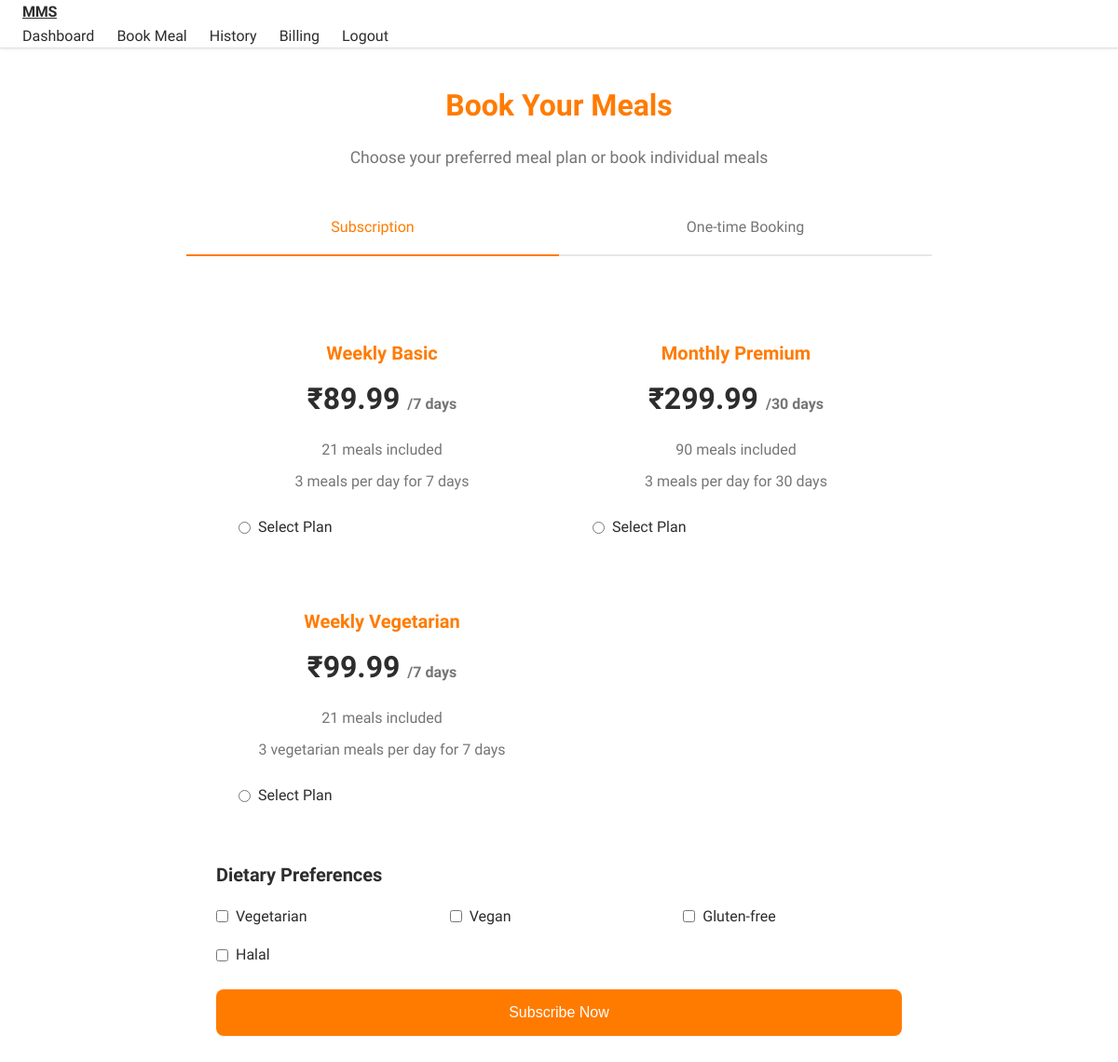
/meal-booking (signed in), run on the app's committed database.
### models.py (models this page shows)
class MealPlan(db.Model):
    __tablename__ = 'meal_plans'
    id = db.Column(db.Integer, primary_key=True)
    name = db.Column(db.String(100), nullable=False)
    description = db.Column(db.Text)
    price = db.Column(db.Float, nullable=False)
    duration = db.Column(db.Integer, nullable=False)  # in days
    meals_included = db.Column(db.Integer, nullable=False)
    created_at = db.Column(db.DateTime, default=datetime.utcnow)
    is_active = db.Column(db.Boolean, default=True)

### routes/main.py (the view)
@main_bp.route('/meal-booking', methods=['GET', 'POST'])
@login_required
def meal_booking():
    if request.method == 'POST':
        booking_type = request.form.get('booking_type')
        if booking_type == 'subscription':
            return handle_subscription_booking()
        else:
            return handle_one_time_booking()
    meal_plans = MealPlan.query.filter_by(is_active=True).all()
    return render_template('main/meal_booking.html', meal_plans=meal_plans)

### app.py (called while the page is built)
@login_manager.user_loader
def load_user(user_id):
    return User.query.get(int(user_id))

@app.before_request
def before_request():
    if current_user.is_authenticated:
        current_user.last_login = datetime.utcnow()
        db.session.commit()

### templates/main/meal_booking.html (shortened to what this page needs)
{% extends "base.html" %} {% block title %}Meal Booking - ODMS{% endblock %}  {% block content %}
<div class="booking-container">
  <div class="booking-header">
    <h1 class="booking-title">Book Your Meals</h1>
    <p class="booking-subtitle">
      Choose your preferred meal plan or book individual meals
    </p>
  </div>
  <div class="booking-tabs">
    <div class="booking-tab active" data-form="subscription-form">
      Subscription
    </div>
    <div class="booking-tab" data-form="one-time-form">One-time Booking</div>
  </div>
  <div id="subscription-form" class="booking-form glass-container active">
    <form method="POST" action="{{ url_for('main.meal_booking') }}">
      <div class="subscription-plans">
        {% for plan in meal_plans %}
        <div class="plan-card glass-container">
          <h3 class="plan-name">{{ plan.name }}</h3>
          <div class="plan-price">
            ₹{{ "%.2f"|format(plan.price) }}
            <span>/{{ plan.duration }} days</span>
          </div>
          <ul class="plan-features">
            <li>{{ plan.meals_included }} meals included</li>
            <li>{{ plan.description }}</li>
          </ul>
          <label class="preference-item">
            <input
              type="radio"
              name="plan_type"
              value="{{ plan.id }}"
              required
            />
            Select Plan
          </label>
        </div>
        {% endfor %}
      </div>
      <div class="meal-preferences">
        <h3 class="preferences-title">Dietary Preferences</h3>
        <div class="preferences-grid">
          <label class="preference-item">
            <input type="checkbox" name="meal_preferences" value="vegetarian" />
            Vegetarian
          </label>
          <label class="preference-item">
            <input type="checkbox" name="meal_preferences" value="vegan" />
            Vegan
          </label>
          <label class="preference-item">
            <input
              type="checkbox"
              name="meal_preferences"
              value="gluten-free"
            />
            Gluten-free
          </label>
          <label class="preference-item">
            <input type="checkbox" name="meal_preferences" value="halal" />
            Halal
          </label>
        </div>
      </div>
      <button type="submit" class="submit-btn">Subscribe Now</button>
    </form>
  </div>
</div>
{% endblock %}

### templates/base.html (shortened to what this page needs)
<!DOCTYPE html>
<html lang="en">
<head>
    <link rel="stylesheet" href="https://cdnjs.cloudflare.com/ajax/libs/font-awesome/6.0.0/css/all.min.css">
    <link rel="stylesheet" href="{{ url_for('static', filename='css/apple.css') }}">
</head>
<body>
    <nav class="navbar">
        <div class="container">
            <a href="{{ url_for('main.index') }}" class="heading">MMS</a>
            <div class="nav-links" role="navigation" aria-label="Main navigation">
                {% if current_user.is_authenticated %}
                    <a href="{{ url_for('main.dashboard') }}" class="nav-link">Dashboard</a>
                    <a href="{{ url_for('main.meal_booking') }}" class="nav-link">Book Meal</a>
                    <a href="{{ url_for('main.meal_history') }}" class="nav-link">History</a>
                    <a href="{{ url_for('bill', user_id=current_user.id, plan_id=1) }}" class="nav-link">Billing</a>
                    <a href="{{ url_for('auth.logout') }}" class="nav-link">Logout</a>
                {% else %}
                    <a href="{{ url_for('auth.login') }}" class="nav-link">Login</a>
                    <a href="{{ url_for('auth.register') }}" class="btn btn-primary">Register</a>
                {% endif %}
            </div>
        </div>
    </nav>
    <div class="container">
        {% block content %}{% endblock %}
    </div>
</body>
</html>

### static/css/apple.css (style rules this page uses)
:root { --primary-color: #ff7b00; --secondary-color: #4a4a4a; --success-color: #00c853; --danger-color: #ff3d00; --warning-color: #ffa000; --info-color: #00b0ff; --background: #ffffff; --card-background: #ffffff; --text-primary: #2d2d2d; --text-secondary: #757575; --border-color: #e0e0e0; --font-family: 'Inter', -apple-system, BlinkMacSystemFont, sans-serif; --font-size-xs: 0.75rem; --font-size-sm: 0.875rem; --font-size-base: 1rem; --font-size-lg: 1.125rem; --font-size-xl: 1.25rem; --font-size-2xl: 1.5rem; --spacing-xs: 0.375rem; --spacing-sm: 0.75rem; --spacing-md: 1rem; --spacing-lg: 1.5rem; --spacing-xl: 2rem; --nav-height: 64px; --container-max-width: 1280px; --border-radius-sm: 8px; --border-radius-md: 12px; --border-radius-lg: 16px; --border-radius-full: 9999px; }
body { background-color: var(--background); font-family: var(--font-family); -webkit-font-smoothing: antialiased; -moz-osx-font-smoothing: grayscale; line-height: 1.6; color: var(--text-primary); }
.container { max-width: var(--container-max-width); margin: 0 auto; padding: 0 var(--spacing-lg); }
.navbar { background: rgba(255, 255, 255, 0.8); backdrop-filter: saturate(180%) blur(20px); -webkit-backdrop-filter: saturate(180%) blur(20px); box-shadow: 0 1px 3px rgba(0,0,0,0.08); position: fixed; width: 100%; top: 0; z-index: 1000; border-bottom: 1px solid var(--border-color); }
.nav-links { display: flex; align-items: center; gap: var(--spacing-lg); }
.nav-link { color: var(--text-primary); text-decoration: none; font-weight: 500; font-size: var(--font-size-base); transition: color 0.2s ease; position: relative; }
.nav-link::after { content: ''; position: absolute; width: 100%; height: 2px; bottom: -4px; left: 0; background-color: var(--primary-color); transform: scaleX(0); transition: transform 0.2s ease; }
.heading { font-weight: 700; letter-spacing: -0.02em; color: var(--text-primary); }

### templates/base.html (style rules this page uses)
* { margin: 0; padding: 0; box-sizing: border-box; }
body { font-family: 'SF Pro Display', -apple-system, BlinkMacSystemFont, sans-serif; padding-top: calc(var(--nav-height) + var(--spacing-lg)); min-height: 100vh; background: var(--background); color: var(--text-primary); }
.container { max-width: var(--container-max-width); margin: 0 auto; padding: 0 var(--spacing-lg); }

### templates/main/meal_booking.html (style rules this page uses)
.booking-container { max-width: 800px; margin: 0 auto; }
.booking-header { text-align: center; margin-bottom: 2rem; }
.booking-title { color: var(--primary-color); font-size: 2rem; margin-bottom: 1rem; }
.booking-subtitle { color: var(--text-secondary); font-size: 1.1rem; }
.booking-tabs { display: flex; margin-bottom: 2rem; border-bottom: 2px solid #e5e7eb; }
.booking-tab { flex: 1; padding: 1rem; text-align: center; cursor: pointer; font-weight: 500; color: var(--text-secondary); transition: all 0.3s ease; }
.booking-tab.active { color: var(--primary-color); border-bottom: 2px solid var(--primary-color); margin-bottom: -2px; }
.booking-form { display: none; padding: 2rem; }
.booking-form.active { display: block; }
.subscription-plans { display: grid; grid-template-columns: repeat(auto-fit, minmax(250px, 1fr)); gap: 1.5rem; margin-bottom: 2rem; }
.plan-card { padding: 1.5rem; text-align: center; cursor: pointer; transition: all 0.3s ease; }
.plan-name { font-size: 1.25rem; font-weight: 600; color: var(--primary-color); margin-bottom: 0.5rem; }
.plan-price { font-size: 2rem; font-weight: 700; color: var(--text-primary); margin-bottom: 1rem; }
.plan-price span { font-size: 1rem; color: var(--text-secondary); }
.plan-features { list-style: none; padding: 0; margin-bottom: 1.5rem; }
.plan-features li { margin-bottom: 0.5rem; color: var(--text-secondary); }
.meal-preferences { margin-top: 2rem; }
.preferences-title { font-size: 1.25rem; font-weight: 600; margin-bottom: 1rem; color: var(--text-primary); }
.preferences-grid { display: grid; grid-template-columns: repeat(auto-fit, minmax(200px, 1fr)); gap: 1rem; margin-bottom: 1.5rem; }
.preference-item { display: flex; align-items: center; gap: 0.5rem; }
.submit-btn { width: 100%; padding: 1rem; background: var(--primary-color); color: white; border: none; border-radius: 0.5rem; font-size: 1rem; font-weight: 500; cursor: pointer; transition: all 0.3s ease; }

### data on the page
MealPlan: name "Weekly Basic", price "89.99", duration "7", meals_included "21", description "3 meals per day for 7 days"
MealPlan: name "Monthly Premium", price "299.99", duration "30", meals_included "90", description "3 meals per day for 30 days"
MealPlan: name "Weekly Vegetarian", price "99.99", duration "7", meals_included "21", description "3 vegetarian meals per day for 7 days"
